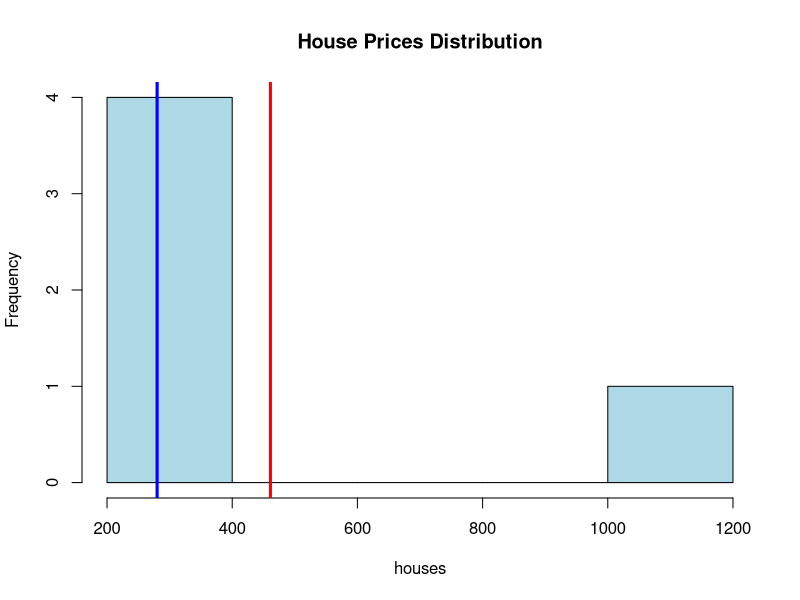
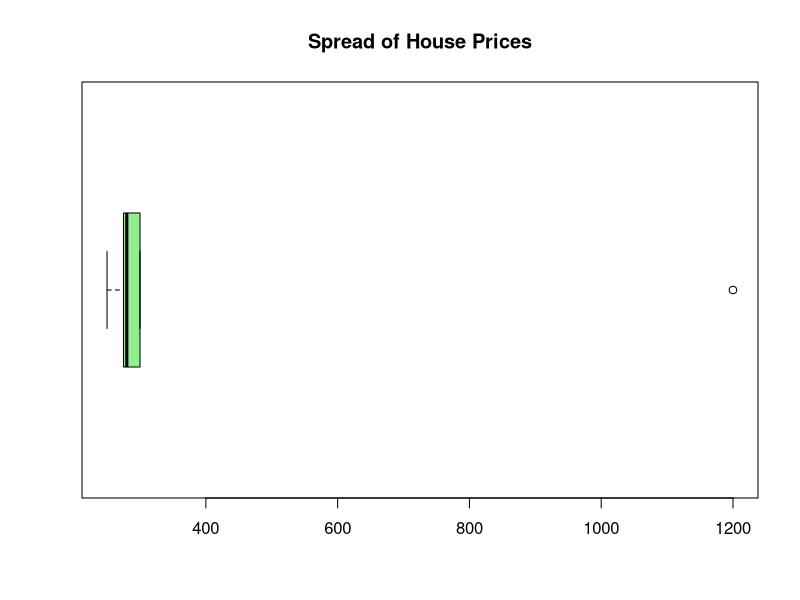

Write the R code that produced these figures, in order.
# Define a dataset of house prices (in thousands)
houses <- c(250, 275, 300, 280, 1200) 

# Calculate Mean and Median
mean(houses)
median(houses)

# Visualizing the Outlier Effect
hist(houses, main="House Prices Distribution", col="lightblue")
abline(v = mean(houses), col="red", lwd=3)    # Red line for Mean
abline(v = median(houses), col="blue", lwd=3) # Blue line for Median

# Calculate Variance and Standard Deviation
var(houses)
sd(houses)

# Visualizing Spread
boxplot(houses, horizontal=TRUE, main="Spread of House Prices", col="lightgreen")

# Calculate the Z-score for the luxury mansion (1200k) 
# Formula: (value - mean) / sd 
(1200 - mean(houses)) / sd(houses) 


# Using the summary() function for a quick look
summary(houses)
